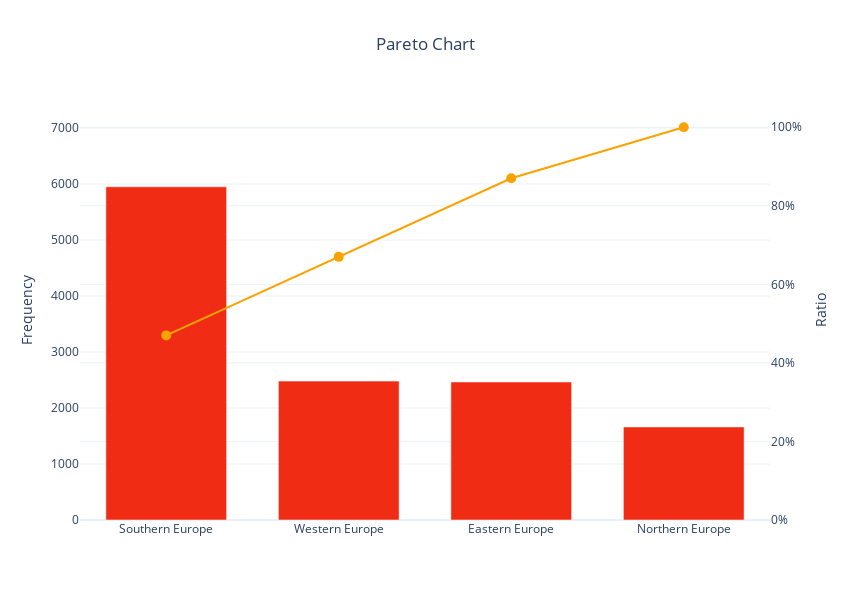

Notebook cell for this chart:
### Code cell
# 6. Сreating a Pareto diagram that represents the frequency of hotels in each region of Europe 
def classify_region_of_europe(city):
    '''The function of classifying all cities four regions of Europe'''

    regions_of_europe = {'Eastern Europe': [ 'Szczecin', 'Sofia', 'Toruń', 'Gdynia', 'Bratislava', 'Krakow', 'Poznań', 'Wrocław', 'Vilnius', 'Łódź','Budapest','Katowice','Belgrade','Braşov', 'Lublin','Warsaw'], 
                    'Southern Europe': ['Madrid', 'Seville', 'Venice', 'Bologna', 'Zagreb', 'Istanbul', 'Manchester', 'Florence','Ljubljana','Rome','Barcelona','Lisbon','Milan','Heraklio','Porto','Turin','Athens',], 
                    'Western Europe': ['Nice', 'Hamburg', 'Zurich', 'Bordeaux', 'Cologne','Marseille','Berlin','Leipzig','Munich','Birmingham','Paris','Naples'], 
                    'Northern Europe': ['Liverpool','Amsterdam', 'Reykjavík','Frankfurt','Dublin','Brussels','Stockholm', 'Tallinn','Copenhagen','Edinburgh','Helsinki','London', 'Riga']}

    for region, cities in regions_of_europe.items():
        if city in cities:
            return region        

# apply classify_region_of_europe function to dataframe
all_hotels['region_of_europe'] = all_hotels['city'].map(lambda city: classify_region_of_europe(city))
df_frequency_regions = all_hotels['region_of_europe'].value_counts().reset_index().sort_values(by = 'region_of_europe', ascending=False)
df_frequency_regions.rename(columns={'index' : 'Region of Europe', 'region_of_europe' : 'frequency'}, inplace=True)

# Add cumulative percentage column
df_frequency_regions['cumulative percentage'] = round(df_frequency_regions['frequency'].cumsum()/df_frequency_regions['frequency'].sum(),2)
df_frequency_regions

# plot barplot with cumulative percentage
fig = go.Figure([go.Bar(x=df_frequency_regions['Region of Europe'], y = df_frequency_regions['frequency'],yaxis='y1', name='count', marker_color = '#F02D14'),
                    go.Scatter(x=df_frequency_regions['Region of Europe'], y = df_frequency_regions['cumulative percentage'], yaxis='y2', name='cumulative ratio', marker_color = '#FAA202', marker_size = 10)])
                

fig.update_layout(template='plotly_white', showlegend=False, hovermode='x', bargap=.3,
                    title={'text': 'Pareto Chart', 'x': .5}, 
                    yaxis={'title': 'Frequency'},
                    yaxis_range=[0,7500],
                    yaxis2={'rangemode': "tozero", 'overlaying': 'y',
                            'position': 1, 'side': 'right',
                            'title': 'Ratio',
                            'tickvals': np.arange(0, 1.1, .2),
                            'tickmode': 'array',
                            'ticktext': [str(i) + '%' for i in range(0, 101, 20)]},
                    width= 850,
                    height = 600
                    )

fig.show()

### Figure 1 — Plotly figure (JSON) as saved in the notebook; plotly's stock layout.template omitted (floating-point values rounded to 4 significant figures)
{"data": [{"marker": {"color": "#F02D14"}, "name": "count", "type": "bar", "x": ["Southern Europe", "Western Europe", "Eastern Europe", "Northern Europe"], "y": [5950, 2480, 2465, 1662], "yaxis": "y"}, {"marker": {"color": "#FAA202", "size": 10}, "name": "cumulative ratio", "type": "scatter", "x": ["Southern Europe", "Western Europe", "Eastern Europe", "Northern Europe"], "y": [0.47, 0.67, 0.87, 1], "yaxis": "y2"}], "layout": {"bargap": 0.3, "height": 600, "hovermode": "x", "showlegend": false, "title": {"text": "Pareto Chart", "x": 0.5}, "width": 850, "yaxis": {"range": [0, 7500], "title": {"text": "Frequency"}}, "yaxis2": {"overlaying": "y", "position": 1, "rangemode": "tozero", "side": "right", "tickmode": "array", "ticktext": ["0%", "20%", "40%", "60%", "80%", "100%"], "tickvals": [0, 0.2, 0.4, 0.6, 0.8, 1], "title": {"text": "Ratio"}}}}
